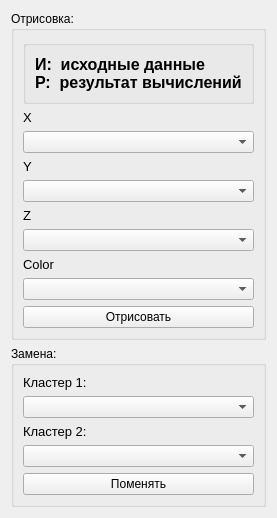
      <widget class="QWidget" name="tab_2">
       <attribute name="title">
        <string>График</string>
       </attribute>
       <layout class="QHBoxLayout" name="horizontalLayout">
        <item>
         <layout class="QGridLayout" name="layoutCanvasChart"/>
        </item>
        <item>
         <layout class="QVBoxLayout" name="verticalLayout_2">
          <item>
           <widget class="QGroupBox" name="groupBox_6">
            <property name="title">
             <string>Отрисовка:                                              </string>
            </property>
            <layout class="QVBoxLayout" name="verticalLayout_6">
             <item>
              <widget class="QGroupBox" name="groupBox_3">
               <property name="title">
                <string/>
               </property>
               <layout class="QGridLayout" name="gridLayout_4">
                <item row="0" column="0">
                 <widget class="QLabel" name="label_20">
                  <property name="font">
                   <font>
                    <pointsize>12</pointsize>
                    <weight>75</weight>
                    <bold>true</bold>
                   </font>
                  </property>
                  <property name="text">
                   <string>И:  исходные данные
Р:  результат вычислений</string>
                  </property>
                 </widget>
                </item>
               </layout>
              </widget>
             </item>
             <item>
              <widget class="QLabel" name="label_6">
               <property name="sizePolicy">
                <sizepolicy hsizetype="Fixed" vsizetype="Preferred">
                 <horstretch>0</horstretch>
                 <verstretch>0</verstretch>
                </sizepolicy>
               </property>
               <property name="font">
                <font>
                 <pointsize>10</pointsize>
                </font>
               </property>
               <property name="text">
                <string>X</string>
               </property>
              </widget>
             </item>
             <item>
              <widget class="QComboBox" name="cbX"/>
             </item>
             <item>
              <widget class="QLabel" name="label_7">
               <property name="sizePolicy">
                <sizepolicy hsizetype="Fixed" vsizetype="Preferred">
                 <horstretch>0</horstretch>
                 <verstretch>0</verstretch>
                </sizepolicy>
               </property>
               <property name="font">
                <font>
                 <pointsize>10</pointsize>
                </font>
               </property>
               <property name="text">
                <string>Y</string>
               </property>
              </widget>
             </item>
             <item>
              <widget class="QComboBox" name="cbY"/>
             </item>
             <item>
              <widget class="QLabel" name="label_8">
               <property name="sizePolicy">
                <sizepolicy hsizetype="Fixed" vsizetype="Preferred">
                 <horstretch>0</horstretch>
                 <verstretch>0</verstretch>
                </sizepolicy>
               </property>
               <property name="font">
                <font>
                 <pointsize>10</pointsize>
                </font>
               </property>
               <property name="text">
                <string>Z</string>
               </property>
              </widget>
             </item>
             <item>
              <widget class="QComboBox" name="cbZ"/>
             </item>
             <item>
              <widget class="QLabel" name="label_5">
               <property name="font">
                <font>
                 <pointsize>10</pointsize>
                </font>
               </property>
               <property name="text">
                <string>Color</string>
               </property>
              </widget>
             </item>
             <item>
              <widget class="QComboBox" name="cbColor"/>
             </item>
             <item>
              <widget class="QPushButton" name="buttonDraw">
               <property name="text">
                <string>Отрисовать</string>
               </property>
              </widget>
             </item>
            </layout>
           </widget>
          </item>
          <item>
           <widget class="QGroupBox" name="groupBox_7">
            <property name="title">
             <string>Замена:</string>
            </property>
            <layout class="QVBoxLayout" name="verticalLayout_7">
             <item>
              <widget class="QLabel" name="label_19">
               <property name="font">
                <font>
                 <pointsize>10</pointsize>
                </font>
               </property>
               <property name="text">
                <string>Кластер 1:</string>
               </property>
              </widget>
             </item>
             <item>
              <widget class="QComboBox" name="cbCluster1"/>
             </item>
             <item>
              <widget class="QLabel" name="label_18">
               <property name="sizePolicy">
                <sizepolicy hsizetype="Fixed" vsizetype="Preferred">
                 <horstretch>0</horstretch>
                 <verstretch>0</verstretch>
                </sizepolicy>
               </property>
               <property name="font">
                <font>
                 <pointsize>10</pointsize>
                </font>
               </property>
               <property name="text">
                <string>Кластер 2:</string>
               </property>
              </widget>
             </item>
             <item>
              <widget class="QComboBox" name="cbCluster2"/>
             </item>
             <item>
              <widget class="QPushButton" name="buttonSwap">
               <property name="text">
                <string>Поменять</string>
               </property>
              </widget>
             </item>
            </layout>
           </widget>
          </item>
         </layout>
        </item>
       </layout>
      </widget>
